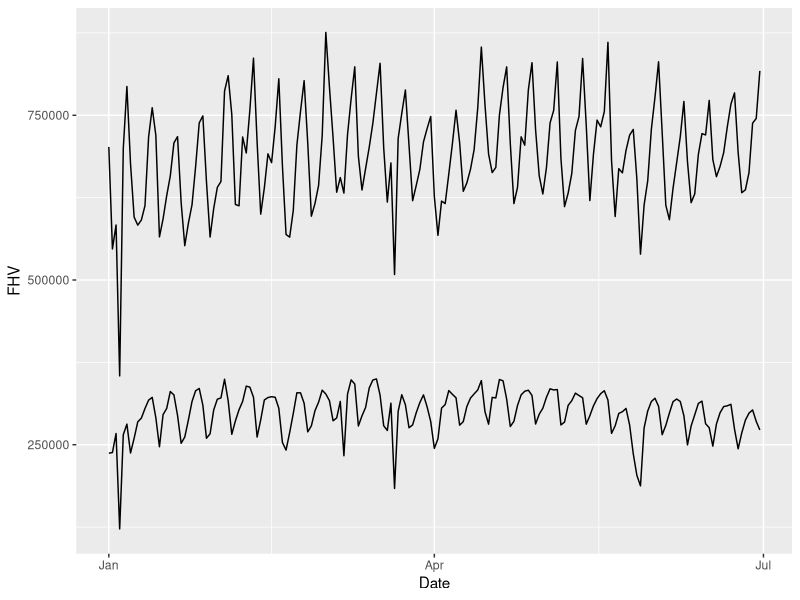

Here is the R script that generated this plot:
library(ggplot2)
library(dplyr)

transport_data <- read.csv("data/final_reformat.csv", stringsAsFactors = FALSE, header = TRUE)
correct_class <-  transport_data %>% mutate(Date = as.Date(Date)) %>%
  mutate(FHV = as.numeric(FHV)) %>% mutate(Yellow = as.numeric(Yellow))


basic_plot <- ggplot(correct_class, aes(x = Date)) +
  geom_line(aes(y = FHV)) + geom_line(aes(y = Yellow))
print(basic_plot)